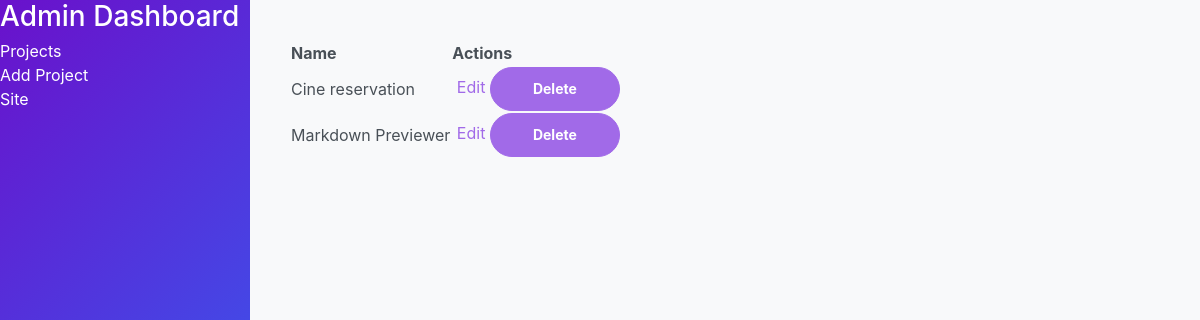
The page /admin_dashboard (signed in) on the database as committed earlier.
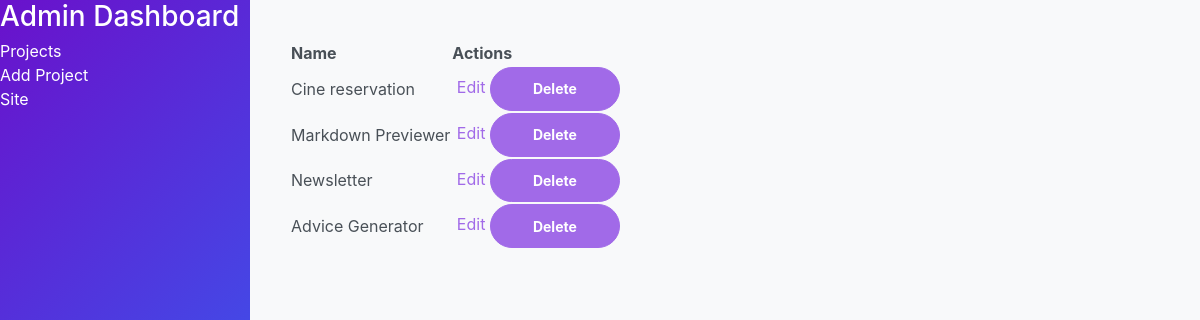
The same page on the database as committed later.
### models.py (models this page shows, shortened)
class Project(db.Model):
    id = db.Column(db.Integer, primary_key=True)
    name = db.Column(db.String(100), nullable=False)
    description = db.Column(db.Text, nullable=False)
    mini_description = db.Column(db.String(255), nullable=True)
    stack_used = db.Column(db.String(255), nullable=True)
    link = db.Column(db.String(200), nullable=False)
    image = db.Column(db.String(200), nullable=False)
    link_github = db.Column(db.String(200), nullable=False)

### routes.py (the view)
@login_required
def admin_dashboard():
    projects = Project.query.all()
    return render_template('admin_dashboard.html', projects=projects)

### main.py (called while the page is built)
@login_manager.user_loader
def load_user(user_id):
    return User.query.get(int(user_id))

### templates/admin_dashboard.html (shortened to what this page needs)
{% extends "admin.html" %}
{% block content %}
<table>
    <tr>
        <th>Name</th>
        <th>Actions</th>
    </tr>
    {% for project in projects %}
    <tr>
        <td>{{ project.name }}</td>
        <td>
            &nbsp;<a href="{{ url_for('edit_project', project_id=project.id) }}">Edit</a>
            <form action="{{ url_for('delete_project', project_id=project.id) }}" method="post" style="display:inline;">
                <button class="btn btn-primary rounded w-md" type="submit">Delete</button>
            </form>
        </td>
    </tr>
    {% endfor %}
</table>
{% endblock %}

Rows that differ between the two databases and show on the page:
added Project: name "Newsletter"
added Project: name "Advice Generator"
